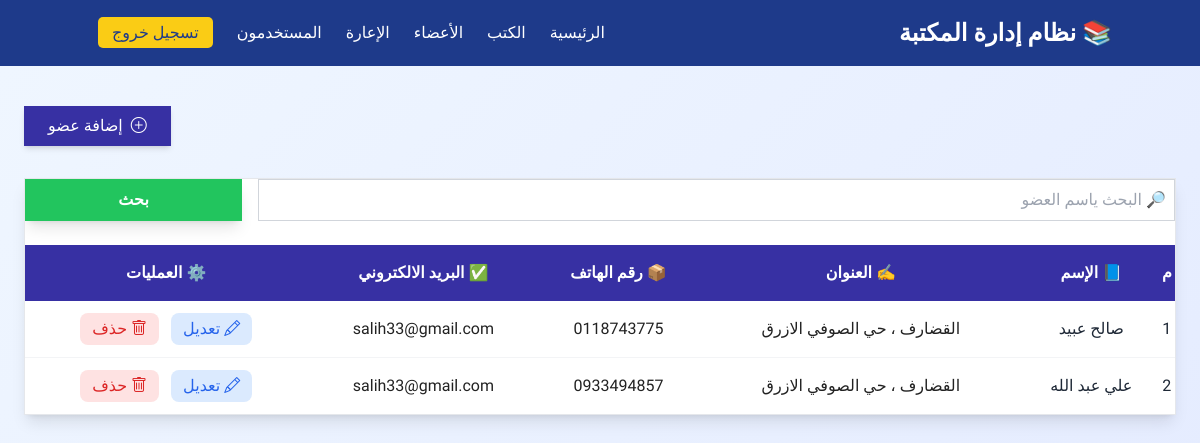
/borrowers/list/ (signed in), run on the app's committed database.
### borrowers/models.py (models this page shows, shortened)
class Borrower(models.Model):
    name = models.CharField(max_length=100,blank=False,null=False)
    address = models.CharField(max_length=100,blank=False,null=False)
    telephone = models.CharField(max_length=10,blank=False,null=False)
    email = models.CharField(max_length=50,blank=True,null=True)
    id_image = models.ImageField(upload_to="borrowers/NIDS",blank=True,null=True)

### borrowers/views.py (the view)
# urls.py: path('list/',login_required(BorrowerListView.as_view()),name='borrowers_list'),
class BorrowerListView(ListView):
    model = Borrower
    context_object_name = 'borrowers'
    template_name = 'borrowers_list.html'
    def get_queryset(self):
        if self.request.GET.get('q'):
            query = self.request.GET.get('q')
            return Borrower.objects.filter(name__icontains=query).order_by('id')
        return Borrower.objects.all()

### borrowers/templates/borrowers_list.html (shortened to what this page needs)
{% extends 'base.html' %}
{% load static %}
{% block content %}
<div dir="rtl" class="min-h-screen bg-gradient-to-br from-blue-50 to-indigo-100 py-10 px-6">
  <div class="max-w-6xl mx-auto mb-8 flex flex-row-reverse justify-between items-center">
    <a href="{% url 'borrower_add' %}"
       class="bg-indigo-800 hover:bg-indigo-700 text-white px-6 py-2  shadow-md transition-all duration-300 flex items-center gap-2">
      <i class="bi bi-plus-circle"></i> إضافة عضو
    </a>
  </div>
  <div class="max-w-6xl mx-auto bg-white shadow-lg  overflow-hidden border border-gray-200">
  <form method="get" class="grid grid-cols-1 md:grid-cols-5 gap-4 mb-6" >
    <input type="text" name="q"  placeholder="🔎 البحث ياسم العضو"
      class="col-span-4 border border-gray-300  p-2 focus:ring focus:ring-indigo-300">
    <button
      type="submit"
      class="col-span-1 bg-green-500 hover:bg-indigo-700 text-white font-semibold py-2  shadow-lg transition duration-200">
      بحث
    </button>
  </form>
  {% if borrowers %}
    <table class="w-full text-center border-collapse">
      <thead class="bg-indigo-800 text-white text-base">
        <tr>
          <th class="py-4">م</th>
          <th class="py-4">📘 الإسم</th>
          <th class="py-4">✍️ العنوان</th>
          <th class="py-4">📦 رقم الهاتف</th>
          <th class="py-4">✅ البريد الالكتروني</th>
          <th class="py-4">⚙️ العمليات</th>
        </tr>
      </thead>
      <tbody class="divide-y divide-gray-100">
        {% for borrower in borrowers %}
        <tr class="hover:bg-indigo-50 transition duration-200">
          <td class="py-3 font text-gray-800">{{ borrower.id }}</td>
          <td class="py-3 font text-gray-800">{{ borrower.name }}</td>
          <td class="py-3">{{ borrower.address }}</td>
          <td class="py-3">{{ borrower.telephone }}</td>
            <td class="py-3">{{ borrower.email }}</td>
          <td class="py-3 flex justify-center gap-3">
            <a href="{% url 'borrower_update' borrower.id %}"
               class="text-blue-600 hover:text-blue-800 bg-blue-100 hover:bg-blue-200 px-3 py-1 rounded-lg transition duration-200 flex items-center gap-1">
              <i class="bi bi-pencil"></i> تعديل
            </a>
            <a href="{% url 'borrower_delete' borrower.id %}"
               class="text-red-600 hover:text-red-800 bg-red-100 hover:bg-red-200 px-3 py-1 rounded-lg transition duration-200 flex items-center gap-1">
              <i class="bi bi-trash"></i> حذف
            </a>
          </td>
        </tr>
        {% endfor %}
      </tbody>
    </table>
  </div>
  {% else %}
  <div class="max-w-4xl mx-auto mt-10 bg-yellow-50 border border-yellow-300 text-yellow-800 text-center py-6 rounded-2xl shadow-sm">
    لا توجد حالياً حالياً في المكتبة 📖
  </div>
  {% endif %}
</div>
{% endblock %}

### static/css/style.css (style rules this page uses)
* { margin: 0; padding: 0; box-sizing: border-box; }
body { font-family: "Cairo", sans-serif; background-color: #f5f7fb; color: #222; direction: rtl; }

### data on the page
Borrower: id "1", name "صالح عبيد", address "القضارف ، حي الصوفي الازرق", telephone "0118743775", email "salih33@gmail.com"
Borrower: id "2", name "علي عبد الله", address "القضارف ، حي الصوفي الازرق", telephone "0933494857", email "salih33@gmail.com"
